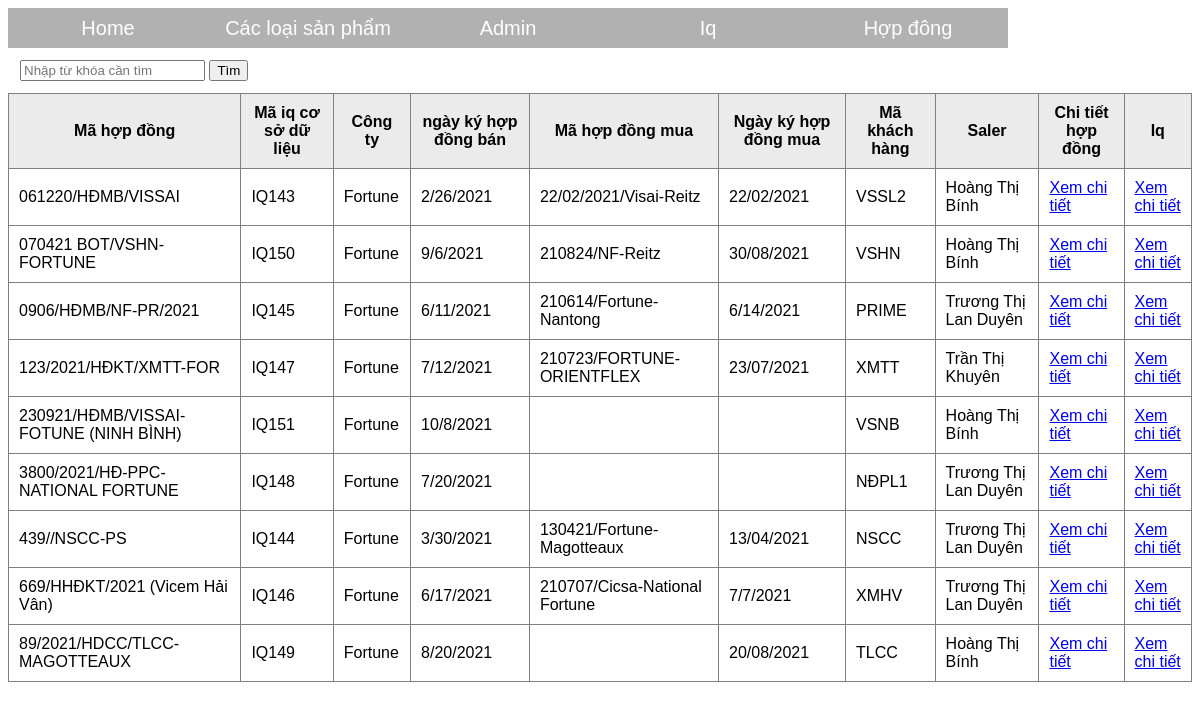
Page /hopdong.php on the committed database.
### tables this page shows
CREATE TABLE `hopdong` (
  `mahopdong` varchar(38) NOT NULL,
  `maiqcsdl` varchar(255) NOT NULL,
  `congty` varchar(7) DEFAULT NULL,
  `ngaykyhdban` varchar(9) DEFAULT NULL,
  `mahdmua` varchar(29) DEFAULT NULL,
  `ngaykyhdmua` varchar(10) DEFAULT NULL,
  `makh` varchar(255) DEFAULT NULL,
  `tongdoanhthu` varchar(255) NOT NULL,
  `Saler` varchar(20) DEFAULT NULL
);

### hopdong.php (the view, shortened to what this page needs)
<?php
    $conn = mysqli_connect("localhost", "root", "", "dataapp3") or die("Không kết nối được cơ sở dữ liệu");
    if (isset($_GET['q']) && !empty($_GET['q'])) {
        $keyword = $_GET['q'];
        $sql = "SELECT * FROM hopdong WHERE mahopdong LIKE '%$keyword%' OR congty LIKE '%$keyword%' OR ngaykyhdban LIKE '%$keyword%' OR ngaykyhdmua LIKE '%$keyword%'";
    }else{
        $sql = "SELECT * FROM hopdong";
    }
    $result = mysqli_query($conn, $sql);
?>
<!DOCTYPE html>
<html>
<head>
    <link rel="stylesheet" type="text/css" href="style.css">
</head>
<body>
          <ul>
        <li><a href="index.php">Home</a></li>
        <li><a href="">Các loại sản phẩm</a>
        </li>
        <li><a href="">Admin</a>
        </li>
        <li><a href="iq.php">Iq</a></li>
        <li><a href="hopdong.php">Hợp đông</a></li>
    </ul>
    <table class="search-form" cellpadding="10">
        <tr>
            <td>
                <form action="" method="get">
                    <input type="text" name="q" placeholder="Nhập từ khóa cần tìm" value="<?php if(isset($_GET['q']))?>" />
                    <input type="submit" value="Tìm">
                </form>
            </td>
        </tr>
    </table>
    <table class="list" border="1" cellpadding="10">
          <tr>
            <th>Mã hợp đồng</th>
            <th>Mã iq cơ sở dữ liệu</th>
            <th>Công ty</th>
            <th>ngày ký hợp đồng bán</th>
            <th>Mã hợp đồng mua</th>
            <th>Ngày ký hợp đồng mua</th>
            <th>Mã khách hàng</th>
            <th>Saler</th>
            <th>Chi tiết hợp đồng</th>
            <th>Iq</th>
        </tr>
        <?php
           while ($row = mysqli_fetch_assoc($result)) {
            ?>
        <tr>
            <td><?php echo $row['mahopdong']; ?></td>
            <td><?php echo $row['maiqcsdl']; ?></td>
            <td><?php echo $row['congty']; ?></td>
            <td><?php echo $row['ngaykyhdban']; ?></td>
            <td><?php echo $row['mahdmua']; ?></td>
            <td><?php echo $row['ngaykyhdmua']; ?></td>
            <td><?php echo $row['makh']; ?></td>
            <td><?php echo $row['Saler']; ?></td>
            <form action="" method="get">
            <td><a href="./chitiethopdong.php?idhd=<?php echo  $row['mahopdong'] ?>" >Xem chi tiết</a></td>
        </form>
          <form action="" method="get">
            <td><a href="./chitietiqhopdong.php?idiqhd=<?php echo  $row['maiqcsdl'] ?>" >Xem chi tiết</a></td>
        </form>
        </tr>
    <?php } ?>
    </table>
</body>
</html>

### style.css (style rules this page uses)
body { background: url(); background-size: cover; font-family: arial; }
ul { margin: 0; padding: 0; list-style: none; }
ul li { float: left; width: 200px; height: 40px; background-color: darkgrey; opacity: .9; line-height: 40px; text-align: center; font-size: 20px; }
ul li a { text-decoration: none; color: white; display: block; }

### hopdong.php (style rules this page uses)
.list { border-collapse: collapse; }
.list tr th { background: #ebebeb; }

### rows in the picture
hopdong: mahopdong "061220/HĐMB/VISSAI", maiqcsdl "IQ143", congty "Fortune", ngaykyhdban "2/26/2021", mahdmua "22/02/2021/Visai-Reitz", ngaykyhdmua "22/02/2021", makh "VSSL2", Saler "Hoàng Thị Bính"
hopdong: mahopdong "070421 BOT/VSHN-FORTUNE", maiqcsdl "IQ150", congty "Fortune", ngaykyhdban "9/6/2021", mahdmua "210824/NF-Reitz", ngaykyhdmua "30/08/2021", makh "VSHN", Saler "Hoàng Thị Bính"
hopdong: mahopdong "0906/HĐMB/NF-PR/2021", maiqcsdl "IQ145", congty "Fortune", ngaykyhdban "6/11/2021", mahdmua "210614/Fortune-Nantong", ngaykyhdmua "6/14/2021", makh "PRIME", Saler "Trương Thị Lan Duyên"
hopdong: mahopdong "123/2021/HĐKT/XMTT-FOR", maiqcsdl "IQ147", congty "Fortune", ngaykyhdban "7/12/2021", mahdmua "210723/FORTUNE- ORIENTFLEX", ngaykyhdmua "23/07/2021", makh "XMTT", Saler "Trần Thị Khuyên"
hopdong: mahopdong "230921/HĐMB/VISSAI- FOTUNE (NINH BÌNH)", maiqcsdl "IQ151", congty "Fortune", ngaykyhdban "10/8/2021", makh "VSNB", Saler "Hoàng Thị Bính"
hopdong: mahopdong "3800/2021/HĐ-PPC- NATIONAL FORTUNE", maiqcsdl "IQ148", congty "Fortune", ngaykyhdban "7/20/2021", makh "NĐPL1", Saler "Trương Thị Lan Duyên"
hopdong: mahopdong "439//NSCC-PS", maiqcsdl "IQ144", congty "Fortune", ngaykyhdban "3/30/2021", mahdmua "130421/Fortune-Magotteaux", ngaykyhdmua "13/04/2021", makh "NSCC", Saler "Trương Thị Lan Duyên"
hopdong: mahopdong "669/HHĐKT/2021 (Vicem Hải Vân)", maiqcsdl "IQ146", congty "Fortune", ngaykyhdban "6/17/2021", mahdmua "210707/Cicsa-National Fortune", ngaykyhdmua "7/7/2021", makh "XMHV", Saler "Trương Thị Lan Duyên"
hopdong: mahopdong "89/2021/HDCC/TLCC-MAGOTTEAUX", maiqcsdl "IQ149", congty "Fortune", ngaykyhdban "8/20/2021", ngaykyhdmua "20/08/2021", makh "TLCC", Saler "Hoàng Thị Bính"
